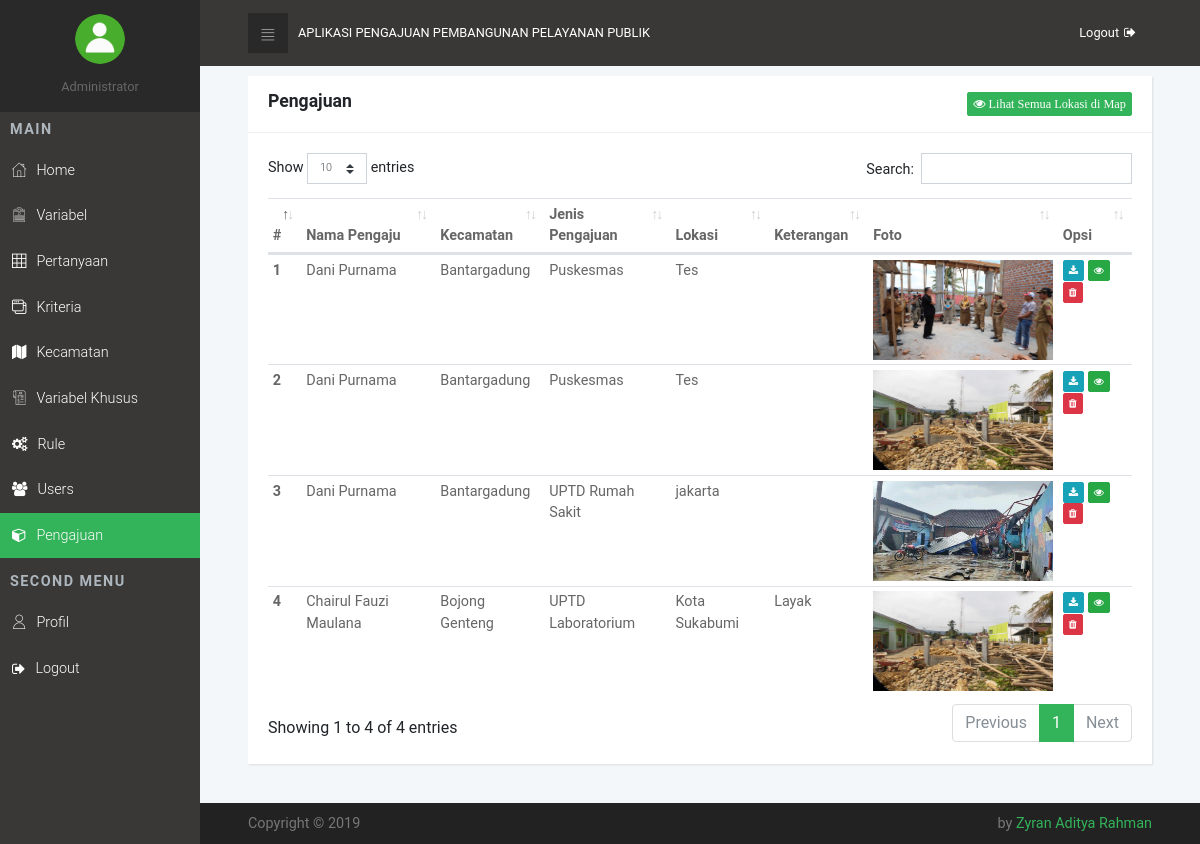
Page /index.php/admin/pengajuan on the committed database.
### tables this page shows
CREATE TABLE `tb_pengajuan` (
  `id` int(11) NOT NULL AUTO_INCREMENT,
  `email` varchar(100) DEFAULT NULL,
  `foto` varchar(100) DEFAULT NULL,
  `kode_kecamatan` varchar(100) DEFAULT NULL,
  `kode_kriteria` varchar(100) DEFAULT NULL,
  `lokasi` varchar(100) DEFAULT NULL,
  `lat` varchar(100) DEFAULT NULL,
  `lng` varchar(100) DEFAULT NULL,
  `deskripsi` text,
  `keterangan` varchar(100) DEFAULT NULL,
  `status` int(1) DEFAULT NULL,
  PRIMARY KEY (`id`)
);

CREATE TABLE `tb_user` (
  `id` int(11) NOT NULL AUTO_INCREMENT,
  `nama_lengkap` varchar(100) DEFAULT NULL,
  `email` varchar(100) DEFAULT NULL,
  `password` varchar(100) DEFAULT NULL,
  `status` varchar(10) DEFAULT NULL,
  PRIMARY KEY (`id`)
);

CREATE TABLE `tb_kecamatan` (
  `id` int(11) NOT NULL AUTO_INCREMENT,
  `kode_kecamatan` varchar(50) DEFAULT NULL,
  `kecamatan` varchar(100) DEFAULT NULL,
  PRIMARY KEY (`id`)
);

CREATE TABLE `tb_kriteria` (
  `id` int(11) NOT NULL AUTO_INCREMENT,
  `kode_kriteria` varchar(4) DEFAULT NULL,
  `kriteria` varchar(100) DEFAULT NULL,
  PRIMARY KEY (`id`)
);

### application/controllers/admin/Pengajuan.php (called while the page is built, shortened)
<?php
class Pengajuan extends CI_Controller {
	public function __construct(){
		$this->load->model('model_pengajuan');
	}
	public function index()
	{
		$data['data_pengajuan'] = $this->model_pengajuan->all_data_pengajuan();
		$this->load->view('admin/pengajuan/pengajuan', $data);
	}
}

### index.php (called while the page is built, shortened)
<?php
require_once BASEPATH.'core/CodeIgniter.php';

### application/models/Model_pengajuan.php (called while the page is built, shortened)
<?php
class Model_pengajuan extends CI_Model{
    public function all_data_pengajuan() {
        $data = $this->db->query('SELECT tb_user.`nama_lengkap`, tb_pengajuan.*, tb_kecamatan.`kecamatan`, tb_kriteria.`kriteria` FROM tb_pengajuan
            JOIN tb_user ON tb_pengajuan.`email` = tb_user.`email`
            JOIN tb_kecamatan ON tb_pengajuan.`kode_kecamatan` = tb_kecamatan.`kode_kecamatan`
            JOIN tb_kriteria ON  tb_pengajuan.`kode_kriteria` = tb_kriteria.`kode_kriteria` ');
        return $data->result();
    }
}

### application/views/admin/pengajuan/pengajuan.php (the view, shortened to what this page needs)
<!DOCTYPE html>
<html>
  <head>
    <?php $this->load->view('admin/templates/head'); ?>
    <link rel="stylesheet" type="text/css" href="<?php echo base_url()?>assets/css/dataTables.bootstrap4.min.css">
  </head>
  <body>
    <?php
        $data['hal'] = "pengajuan";
        $this->load->view('admin/templates/menu', $data);
    ?>
    <div class="page">
      <?php $this->load->view('admin/templates/header'); ?>
      <section>
        <div class="container-fluid">
          <div style="height: 10px"></div>
          <div class="row">
            <div class="col-lg-12">
              <div class="card">
                <div class="card-header">
                  <h4>Pengajuan
                  <button style="float: right;" type="button" data-toggle="modal" data-target="#myModal" class="btn btn-xs btn-primary"><a href="<?php echo base_url()?>admin/pengajuan/semua"><i class="fa fa-eye" style="color: white"> Lihat Semua Lokasi di Map</i></a></button>
                  </h4>
                </div>
                <div class="card-body">
                  <div class="table-responsive">
                    <table id="example" class="table table-sm">
                      <thead>
                        <tr>
                          <th>#</th>
                          <th>Nama Pengaju</th>
                          <th>Kecamatan</th>
                          <th>Jenis Pengajuan</th>
                          <th>Lokasi</th>
                          <th>Keterangan</th>
                          <th>Foto</th>
                          <th>Opsi</th>
                        </tr>
                      </thead>
                      <tbody>
                        <?php $no=1; foreach ($data_pengajuan as $row) { ?>
                        <tr>
                          <th scope="row"><?php echo $no ?></th>
                          <td><?php echo $row->nama_lengkap ?></td>
                          <td><?php echo $row->kecamatan ?></td>
                          <td><?php echo $row->kriteria ?></td>
                          <td><?php echo $row->lokasi ?></td>
                          <td><?php echo $row->keterangan ?></td>
                          <td>
                              <img src="<?php echo base_url()?><?php echo $row->foto ?>" style="height: 100px; width: 180px">
                          </td>
                          <td>
                              <a href="<?php echo base_url()?>admin/pengajuan/unduh/<?php echo $row->id ?>" class="btn btn-xs btn-info"><i class="fa fa-download"> </i></a>
                              <a href="<?php echo base_url()?>admin/pengajuan/lihat/<?php echo $row->id ?>" class="btn btn-xs btn-success"><i class="fa fa-eye"> </i></a>
                              <a href="<?php echo base_url()?>admin/pengajuan/hapus/<?php echo $row->id ?>" class="btn btn-xs btn-danger"><i class="fa fa-trash"> </i></a>
                          </td>
                        </tr>
                        <?php $no++;  } ?>
                      </tbody>
                    </table>
                  </div>
                </div>
              </div>
            </div>
          </div>
        </div>
      </section>
      <?php $this->load->view('admin/templates/footer'); ?>
    </div>
  </body>
</html>

### application/views/admin/templates/head.php (shortened to what this page needs)
<link rel="stylesheet" href="<?php echo base_url()?>assets/vendor/bootstrap/css/bootstrap.min.css">
<link rel="stylesheet" href="<?php echo base_url()?>assets/vendor/font-awesome/css/font-awesome.min.css">
<link rel="stylesheet" href="<?php echo base_url()?>assets/css/fontastic.css">
<link rel="stylesheet" href="<?php echo base_url()?>assets/css/grasp_mobile_progress_circle-1.0.0.min.css">
<link rel="stylesheet" href="<?php echo base_url()?>assets/vendor/malihu-custom-scrollbar-plugin/jquery.mCustomScrollbar.css">
<link rel="stylesheet" href="<?php echo base_url()?>assets/css/style.default.css" id="theme-stylesheet">
<link rel="stylesheet" href="<?php echo base_url()?>assets/css/custom.css">

### application/views/admin/templates/menu.php (shortened to what this page needs)
<nav class="side-navbar">
  <div class="side-navbar-wrapper">
    <div class="sidenav-header d-flex align-items-center justify-content-center">
      <div class="sidenav-header-inner text-center"><img src="<?php echo base_url()?>assets/img/user.png" alt="person" class="img-fluid rounded-circle">
        <h2 class="h5"><?php echo $this->session->nama ?></h2><span>Administrator</span>
      </div>
    </div>
    <div class="main-menu">
      <h5 class="sidenav-heading">Main</h5>
      <ul id="side-main-menu" class="side-menu list-unstyled">
        <li class="<?php echo ($hal=='beranda')?'active':'';?>"><a href="<?php echo base_url()?>admin/dashboard"> <i class="icon-home"></i>Home</a></li>
        <li class="<?php echo ($hal=='variabel')?'active':'';?>"><a href="<?php echo base_url()?>admin/variabel"> <i class="icon-form"></i>Variabel</a></li>
        <li class="<?php echo ($hal=='pertanyaan')?'active':'';?>"><a href="<?php echo base_url()?>admin/pertanyaan"> <i class="icon-grid"></i>Pertanyaan</a></li>
        <li class="<?php echo ($hal=='kriteria')?'active':'';?>"><a href="<?php echo base_url()?>admin/kriteria"> <i class="icon-interface-windows"></i>Kriteria</a></li>
        <li class="<?php echo ($hal=='kecamatan')?'active':'';?>"><a href="<?php echo base_url()?>admin/kecamatan"> <i class="fa fa-map"></i>Kecamatan</a></li>
        <li class="<?php echo ($hal=='v_khusus')?'active':'';?>"><a href="<?php echo base_url()?>admin/v_khusus"> <i class="icon-bill"></i>Variabel Khusus</a></li>
        <li class="<?php echo ($hal=='rule')?'active':'';?>"><a href="<?php echo base_url()?>admin/rule"> <i class="fa fa-cogs"></i>Rule</a></li>
        <li class="<?php echo ($hal=='user')?'active':'';?>"><a href="<?php echo base_url()?>admin/user"> <i class="fa fa-users"></i>Users</a></li>
        <li class="<?php echo ($hal=='pengajuan')?'active':'';?>"><a href="<?php echo base_url()?>admin/pengajuan"> <i class="fa fa-cube"></i>Pengajuan</a></li>
      </ul>
      <h5 class="sidenav-heading">Second Menu</h5>
      <ul id="side-main-menu" class="side-menu list-unstyled">
        <li class="<?php echo ($hal=='profil')?'active':'';?>"><a href="<?php echo base_url()?>admin/profil"> <i class="icon-user"></i>Profil</a></li>
        <li><a href="<?php echo base_url()?>login/logout"> <i class="fa fa-sign-out fa-lg"></i>Logout</a></li>
      </ul>
    </div>
  </div>
</nav>

### application/views/admin/templates/header.php
<header class="header">
        <nav class="navbar">
          <div class="container-fluid">
            <div class="navbar-holder d-flex align-items-center justify-content-between">
              <div class="navbar-header"><a id="toggle-btn" href="<?php echo base_url()?>assets/#" class="menu-btn"><i class="icon-bars"> </i></a><a href="<?php echo base_url()?>assets/index.html" class="navbar-brand">
                  <div class="brand-text d-none d-md-inline-block"><span>Aplikasi Pengajuan Pembangunan Pelayanan Publik</span></div></a></div>
              <ul class="nav-menu list-unstyled d-flex flex-md-row align-items-md-center">
                <li class="nav-item"><a href="<?php echo base_url()?>login/logout" class="nav-link logout"> <span class="d-none d-sm-inline-block">Logout</span><i class="fa fa-sign-out"></i></a></li>
              </ul>
            </div>
          </div>
        </nav>
      </header>

### application/views/admin/templates/footer.php
<footer class="main-footer">
  <div class="container-fluid">
    <div class="row">
      <div class="col-sm-6">
        <p>Copyright &copy; 2019</p>
      </div>
      <div class="col-sm-6 text-right">
        <p>by <a href="<?php echo base_url()?>assets/https://bootstrapious.com/p/bootstrap-4-dashboard" class="external">Zyran Aditya Rahman</a></p>
      </div>
    </div>
  </div>
</footer>

### rows in the picture
tb_pengajuan: tb_user.nama_lengkap "Dani Purnama", tb_kecamatan.kecamatan "Bantargadung", tb_kriteria.kriteria "Puskesmas", lokasi "Tes", foto (picture)
tb_pengajuan: tb_user.nama_lengkap "Dani Purnama", tb_kecamatan.kecamatan "Bantargadung", tb_kriteria.kriteria "Puskesmas", lokasi "Tes", foto (picture)
tb_pengajuan: tb_user.nama_lengkap "Dani Purnama", tb_kecamatan.kecamatan "Bantargadung", tb_kriteria.kriteria "UPTD Rumah Sakit", lokasi "jakarta", foto (picture)
tb_pengajuan: tb_user.nama_lengkap "Chairul Fauzi Maulana", tb_kecamatan.kecamatan "Bojong Genteng", tb_kriteria.kriteria "UPTD Laboratorium", lokasi "Kota Sukabumi", keterangan "Layak", foto (picture)
